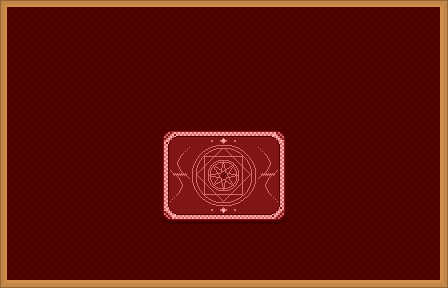

Below is a game level as drawn by its tile map, then a one-line description and the .tmx that defines it (tile-layer data replaced by summaries):
An orthogonal 14x9 tile map with 32x32 px tiles, 2 tile layers (background, decorations), 2 tilesets and 4 objects (3x gameobject, keyitem).

<map version="1.0" orientation="orthogonal" renderorder="right-down" width="14" height="9" tilewidth="32" tileheight="32" nextobjectid="7">
 <tileset firstgid="1" name="spritesheet-tiles" tilewidth="32" tileheight="32" spacing="5" tilecount="729" columns="27">
  <image source="../images/spritesheet-tiles.png" width="1024" height="1024" />
 </tileset>
 <tileset firstgid="730" name="objects" tilewidth="96" tileheight="96" tilecount="3" columns="0">
  <tile id="0">
   <image width="64" height="64" source="../images/chair-brown.png" />
  </tile>
  <tile id="1">
   <image width="32" height="64" source="../images/lamp.png" />
  </tile>
  <tile id="3">
   <image width="96" height="96" source="../images/bed-queen.png" />
  </tile>
 </tileset>
 <layer name="background" width="14" height="9">
  <data>[126 cells, 126 non-empty, 1 distinct tile ids]</data>
 </layer>
 <layer name="decorations" width="14" height="9">
  <data>[126 cells, 54 non-empty, 20 distinct tile ids]</data>
 </layer>
 <objectgroup name="objects">
  <object id="1" name="chair-brown" type="gameobject" gid="730" x="72" y="168" width="64" height="64" />
  <object id="2" name="lamp" type="gameobject" gid="731" x="280" y="120" width="32" height="64" />
  <object id="3" name="lamp" type="gameobject" gid="731" x="128" y="112" width="32" height="64" />
  <object id="6" name="keyitem" type="keyitem" gid="733" x="176" y="176" width="96" height="96" />
 </objectgroup>
</map>
